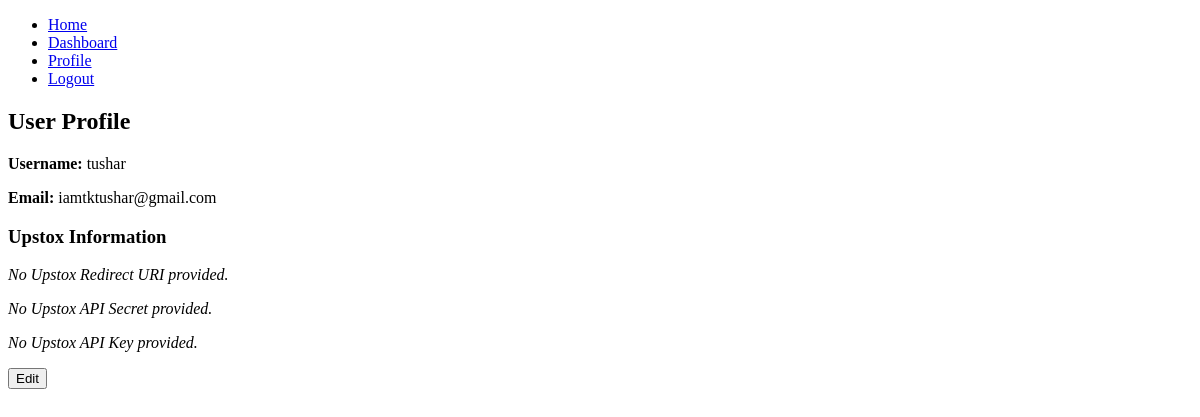
The app's page /trade/profile/ (signed in), older data.
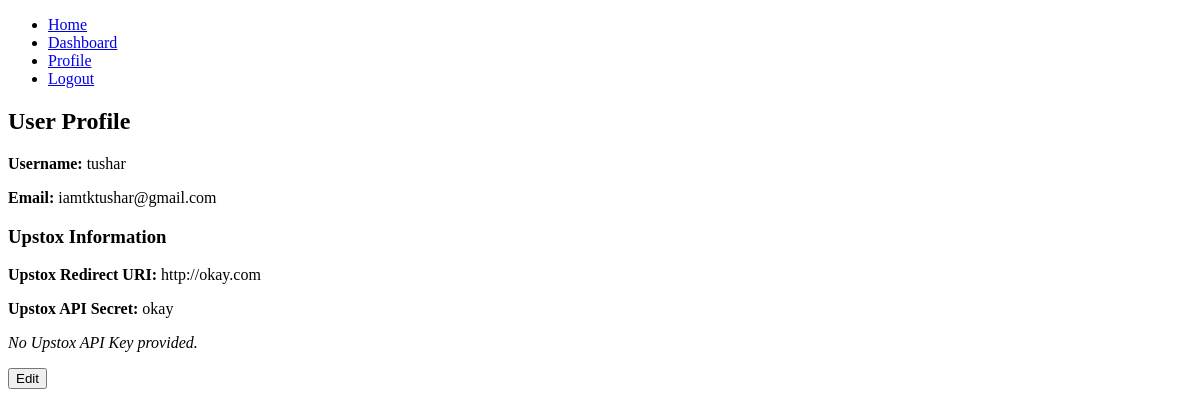
The same page, newer data.
### user/models.py (models this page shows)
class User(AbstractUser):
    upstox_redirect_uri = models.URLField(blank=True, null=True)
    upstox_api_secret = models.TextField(blank=True,null=True, max_length=50)
    upstox_api_key = models.TextField(blank=True,null=True,max_length=70)

### algotrading/views.py (the view, shortened to what this page needs)
# urls.py: path('profile/',UserProfileView.as_view(),name='trade/profile')
class UserProfileView(View, LoginRequiredMixin):
    template_name = "algotrading/profile.html"
    def get(self, request):
        user = request.user
        if not is_authenticated(request):
            messages.warning(request, 'Please log in to access your profile.')
            return redirect('trade/login')
        context = {"user": user, "form": UpstoxForm(instance=user)}
        return render(request, self.template_name, context)

### algotrading/views.py (called while the page is built)
def is_authenticated(request) -> bool:
    if not request.user.is_authenticated:
        return False
    else:
        return True

### templates/algotrading/profile.html (shortened to what this page needs)
{% extends 'algotrading/base.html' %}
{% block content %}
  <div class="container">
    <h2>User Profile</h2>
    <p><strong>Username:</strong> {{ user.username }}</p>
    <p><strong>Email:</strong> {{ user.email }}</p>
    <h3>Upstox Information</h3>
    {% if user.upstox_redirect_uri %}
      <p><strong>Upstox Redirect URI:</strong> {{ user.upstox_redirect_uri }}</p>
    {% else %}
      <p><em>No Upstox Redirect URI provided.</em></p>
    {% endif %}
    {% if user.upstox_api_secret %}
      <p><strong>Upstox API Secret:</strong> {{ user.upstox_api_secret }}</p>
    {% else %}
      <p><em>No Upstox API Secret provided.</em></p>
    {% endif %}
    {% if user.upstox_api_key %}
      <p><strong>Upstox API Key:</strong> {{ user.upstox_api_key }}</p>
    {% else %}
      <p><em>No Upstox API Key provided.</em></p>
    {% endif %}
    <button id="editUpstoxInfo">Edit</button>
  </div>
{% endblock %}

### templates/algotrading/base.html (shortened to what this page needs)
<!DOCTYPE html>
<html lang="en">
<head>
</head>
<body>
    <nav>
        <ul>
            <li><a href='#'>Home</a></li>
            <li><a href="{% url 'trade/dashboard' %}">Dashboard</a></li>
            {% if user.is_authenticated %}
            <li><a href="{% url 'trade/profile' %}">Profile</a></li>
            <li><a href="{% url 'trade/logout' %}">Logout</a></li>
            {% else %}
            <li><a href="{% url 'trade/login' %}">Login</a></li>
            <li><a href="{% url 'trade/signup' %}">Sign Up</a></li>
            {% endif %}
        </ul>
    </nav>
    <div>
        {% block content %}{% endblock %}
    </div>
</body>
</html>

Row changes from the older to the newer data that the page shows:
changed User "tushar": upstox_redirect_uri (not shown) → "http://okay.com"; upstox_api_secret (not shown) → "okay"
Text that changed along with them:
text no longer shown: "No Upstox Redirect URI provided. No Upstox API Secret provided."
text now shown: "Upstox Redirect URI: Upstox API Secret:"
